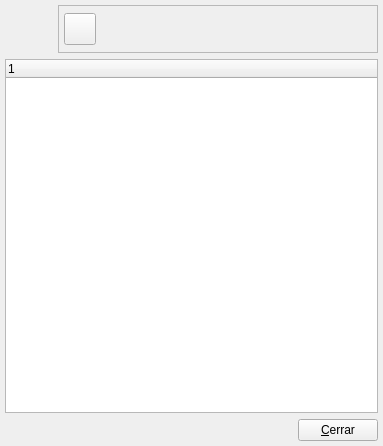
<?xml version="1.0" encoding="UTF-8"?>
<ui version="4.0">
 <class>BcBloqueaFechaBase</class>
 <widget class="QWidget" name="BcBloqueaFechaBase">
  <property name="geometry">
   <rect>
    <x>0</x>
    <y>0</y>
    <width>383</width>
    <height>446</height>
   </rect>
  </property>
  <property name="windowTitle">
   <string>Bloquear fechas</string>
  </property>
  <property name="windowIcon">
   <iconset resource="../../../bulmages.qrc">
    <normaloff>:/BulmaCont32x32/images/png/i_diario.xpm</normaloff>:/BulmaCont32x32/images/png/i_diario.xpm</iconset>
  </property>
  <layout class="QVBoxLayout">
   <property name="margin">
    <number>5</number>
   </property>
   <item>
    <layout class="QHBoxLayout">
     <property name="spacing">
      <number>5</number>
     </property>
     <property name="margin">
      <number>0</number>
     </property>
     <item>
      <widget class="QLabel" name="label">
       <property name="minimumSize">
        <size>
         <width>48</width>
         <height>48</height>
        </size>
       </property>
       <property name="maximumSize">
        <size>
         <width>48</width>
         <height>48</height>
        </size>
       </property>
       <property name="pixmap">
        <pixmap resource="../../../bulmages.qrc">:/BulmaCont32x32/images/png/encrypted.png</pixmap>
       </property>
       <property name="scaledContents">
        <bool>true</bool>
       </property>
      </widget>
     </item>
     <item>
      <widget class="QFrame" name="frame">
       <property name="frameShape">
        <enum>QFrame::StyledPanel</enum>
       </property>
       <property name="frameShadow">
        <enum>QFrame::Raised</enum>
       </property>
       <layout class="QHBoxLayout">
        <property name="spacing">
         <number>0</number>
        </property>
        <property name="margin">
         <number>5</number>
        </property>
        <item>
         <widget class="QToolButton" name="mui_crear">
          <property name="sizePolicy">
           <sizepolicy hsizetype="Fixed" vsizetype="Fixed">
            <horstretch>0</horstretch>
            <verstretch>0</verstretch>
           </sizepolicy>
          </property>
          <property name="minimumSize">
           <size>
            <width>32</width>
            <height>32</height>
           </size>
          </property>
          <property name="maximumSize">
           <size>
            <width>32</width>
            <height>32</height>
           </size>
          </property>
          <property name="toolTip">
           <string>Agregar ejercicio</string>
          </property>
          <property name="whatsThis">
           <string>Agregar ejercicio</string>
          </property>
          <property name="text">
           <string/>
          </property>
          <property name="icon">
           <iconset resource="../../../bulmages.qrc">
            <normaloff>:/Images/document-new.png</normaloff>:/Images/document-new.png</iconset>
          </property>
          <property name="iconSize">
           <size>
            <width>22</width>
            <height>22</height>
           </size>
          </property>
          <property name="shortcut">
           <string>Ctrl+N</string>
          </property>
         </widget>
        </item>
        <item>
         <spacer>
          <property name="orientation">
           <enum>Qt::Horizontal</enum>
          </property>
          <property name="sizeHint" stdset="0">
           <size>
            <width>40</width>
            <height>20</height>
           </size>
          </property>
         </spacer>
        </item>
       </layout>
      </widget>
     </item>
    </layout>
   </item>
   <item>
    <widget class="QTreeWidget" name="mui_treeWidget">
     <property name="whatsThis">
      <string>Hacer doble click para bloquear/desbloquear fechas</string>
     </property>
     <column>
      <property name="text">
       <string>1</string>
      </property>
     </column>
    </widget>
   </item>
   <item>
    <layout class="QHBoxLayout">
     <property name="spacing">
      <number>0</number>
     </property>
     <property name="margin">
      <number>0</number>
     </property>
     <item>
      <spacer>
       <property name="orientation">
        <enum>Qt::Horizontal</enum>
       </property>
       <property name="sizeType">
        <enum>QSizePolicy::Expanding</enum>
       </property>
       <property name="sizeHint" stdset="0">
        <size>
         <width>191</width>
         <height>21</height>
        </size>
       </property>
      </spacer>
     </item>
     <item>
      <widget class="QPushButton" name="mui_cerrar">
       <property name="text">
        <string>&amp;Cerrar</string>
       </property>
      </widget>
     </item>
    </layout>
   </item>
  </layout>
 </widget>
 <layoutdefault spacing="6" margin="11"/>
 <resources>
  <include location="../../../bulmages.qrc"/>
  <include location="../../bulmages.qrc"/>
 </resources>
 <connections/>
</ui>
